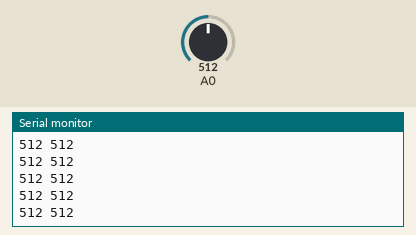
The sketch below on a simulated Arduino Uno, built with avr-gcc and run on an emulated ATmega328P. Shown: the last lines printed to the serial monitor. Inputs (shaded band) come from the test bench; at power-on: A0 = 512.

Above: at 1.2 s.
1.3 s: A0 set to 716
At 1.31 s:
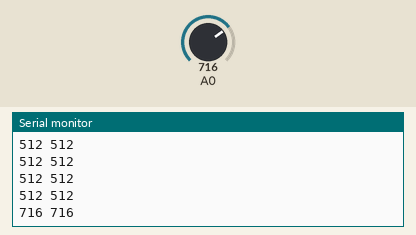
2.8 s: A0 set to 900
At 2.82 s:
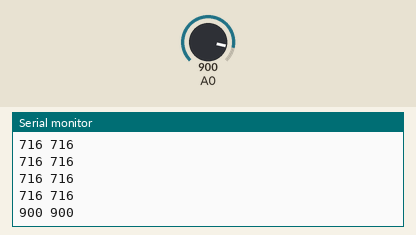
Timing chart, 0 to 5.8 s (numbered marks = the images above; inputs shaded):
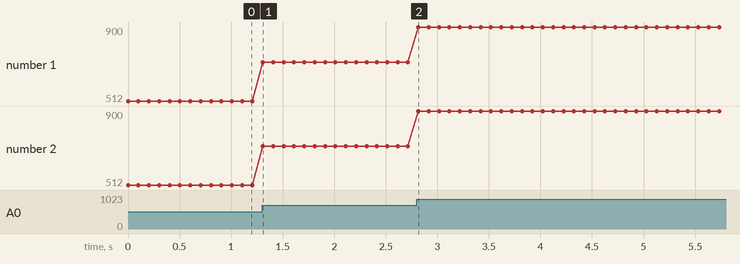

Measured:
- after the input at 1.3 s, the serial monitor: prints a new line at once (image 1)
- after the input at 2.8 s, the serial monitor: prints a new line at once (image 2)
- plotted number 1: 512 → 716 after the input at 1.3 s, 716 → 900 after the input at 2.8 s
- plotted number 2: 512 → 716 after the input at 1.3 s, 716 → 900 after the input at 2.8 s

The sketch:

LiveDynamicPlotting.ino
```cpp
#include <Streaming.h>

void setup()
{
	Serial.begin(9600);
}

void loop()
{
	int A0_1 = analogRead(A0);
	int A0_2 = analogRead(A0);
	Serial<< A0_1 <<" "<< A0_2 << endl;
	delay(100);
}
```
